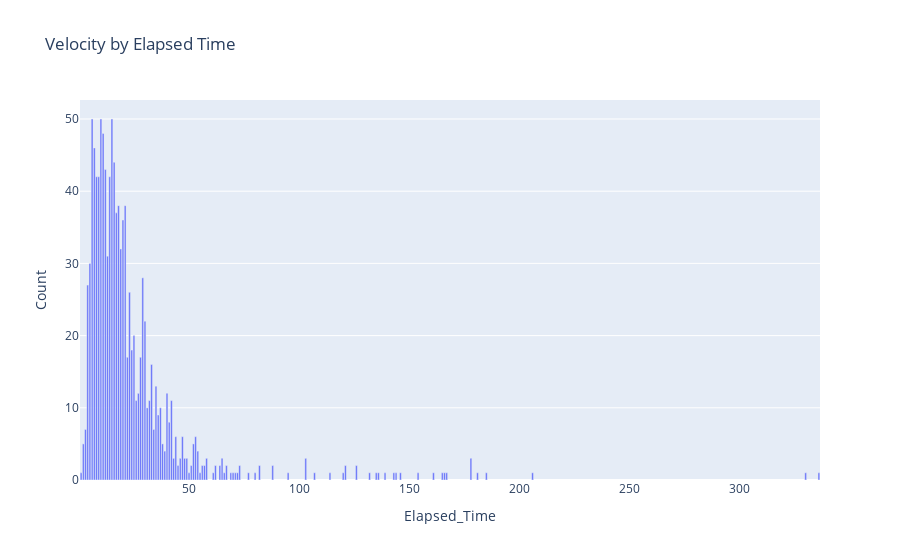

This figure's notebook cell:
### Code cell
elapsed_time_counts = df['Elapsed_Time'].value_counts().reset_index() # reset index to get the elapsed time as a column
elapsed_time_counts.columns = ['Elapsed_Time', 'Count'] # rename columns

# Plot using plotly express
fig = px.bar(elapsed_time_counts, x='Elapsed_Time', y='Count', title='Velocity by Elapsed Time')
fig.show()

### Figure 1 — Plotly figure (JSON) as saved in the notebook; plotly's stock layout.template omitted (floating-point values rounded to 4 significant figures)
{"data": [{"alignmentgroup": "True", "hovertemplate": "Elapsed_Time=%{x}<br>Count=%{y}<extra></extra>", "legendgroup": "", "marker": {"color": "#636efa", "pattern": {"shape": ""}}, "name": "", "offsetgroup": "", "orientation": "v", "showlegend": false, "textposition": "auto", "type": "bar", "x": [6, 10, 15, 11, 7, 16, 12, 14, 9, 8, 18, 21, 17, 20, 19, 13, 5, 29, 4, 23, 30, 25, 24, 28, 22, 33, 35, 40, 27, 26, 32, 42, 37, 31, 36, 41, 34, 3, 44, 47, 53, 2, 52, 38, 54, 39, 178, 49, 48, 103, 46, 58, 43, 65, 62, 121, 82, 45, 88, 51, 64, 67, 57, 126, 56, 73, 167, 80, 181, 336, 120, 135, 132, 154, 161, 95, 114, 166, 61, 107, 69, 144, 146, 55, 139, 66, 330, 165, 50, 72, 77, 143, 136, 71, 206, 185, 1, 70], "xaxis": "x", "y": [50, 50, 50, 48, 46, 44, 43, 42, 42, 42, 38, 38, 37, 36, 32, 31, 30, 28, 27, 26, 22, 20, 18, 17, 17, 16, 13, 12, 12, 11, 11, 11, 10, 10, 9, 8, 7, 7, 6, 6, 6, 5, 5, 5, 4, 4, 3, 3, 3, 3, 3, 3, 3, 3, 2, 2, 2, 2, 2, 2, 2, 2, 2, 2, 2, 2, 1, 1, 1, 1, 1, 1, 1, 1, 1, 1, 1, 1, 1, 1, 1, 1, 1, 1, 1, 1, 1, 1, 1, 1, 1, 1, 1, 1, 1, 1, 1, 1], "yaxis": "y"}], "layout": {"barmode": "relative", "legend": {"tracegroupgap": 0}, "title": {"text": "Velocity by Elapsed Time"}, "xaxis": {"anchor": "y", "domain": [0, 1], "title": {"text": "Elapsed_Time"}}, "yaxis": {"anchor": "x", "domain": [0, 1], "title": {"text": "Count"}}}}
